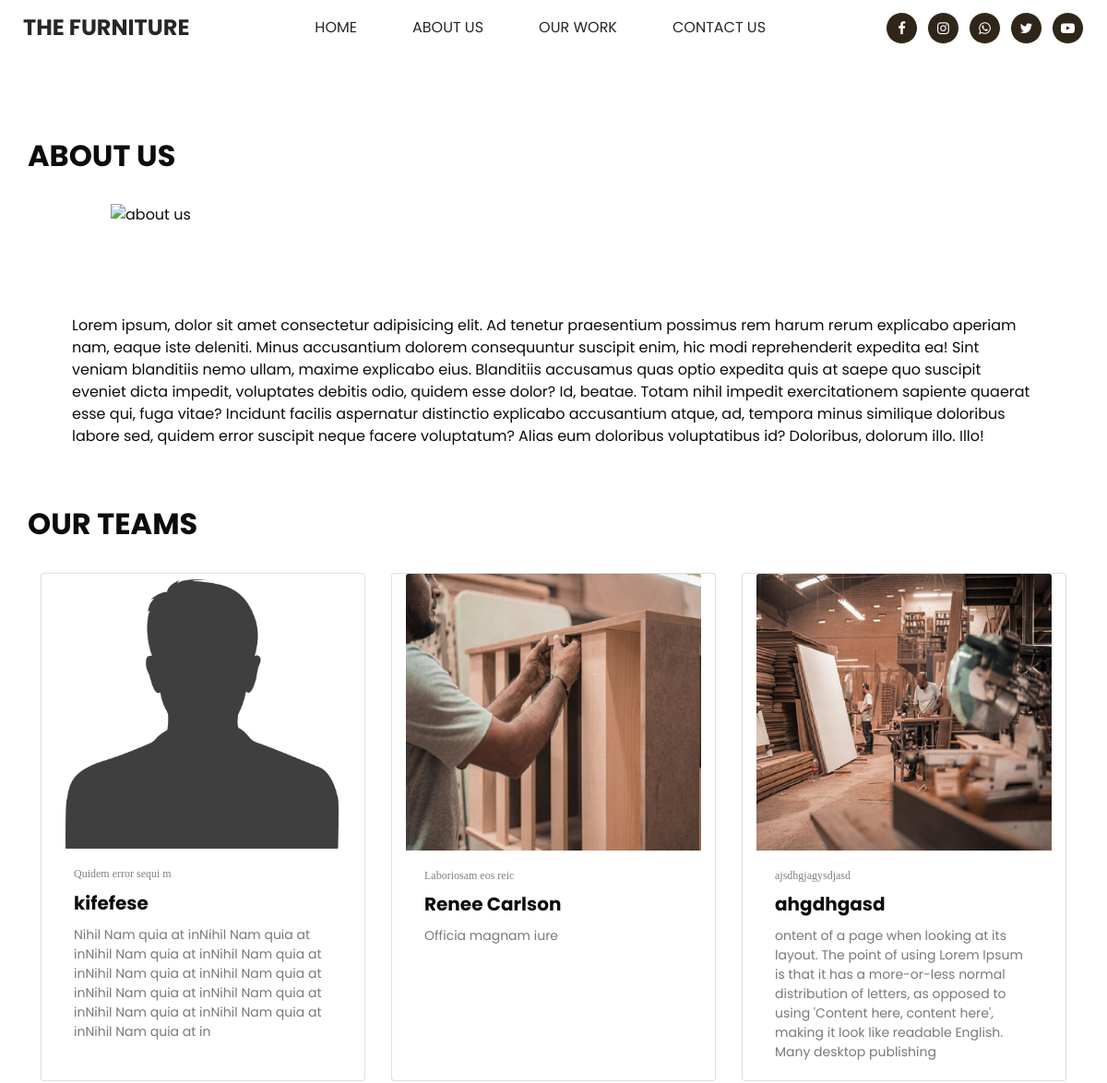
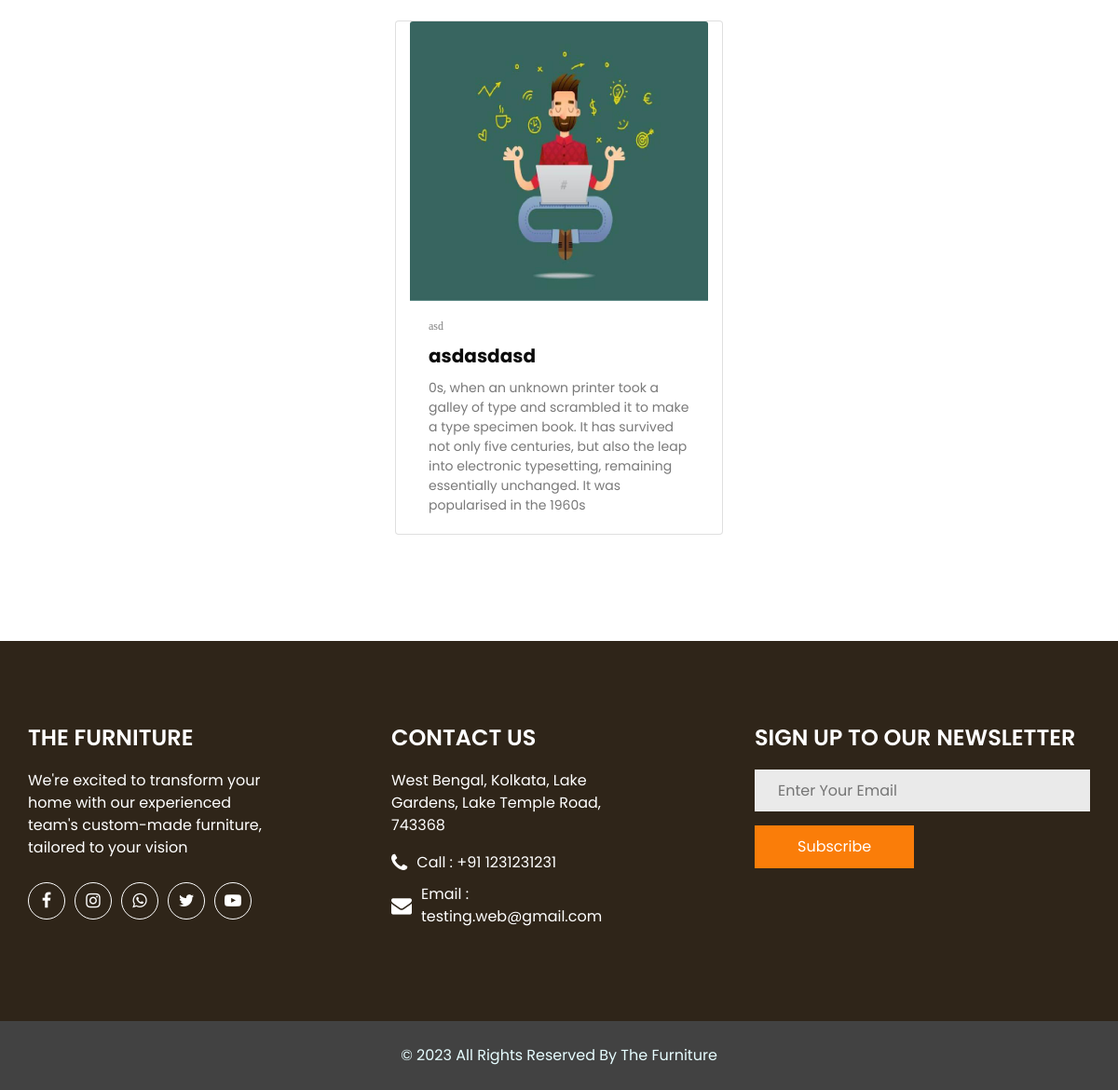
Page /about.php on the committed database (2 pictures, top to bottom).
### tables this page shows
CREATE TABLE IF NOT EXISTS `site_settings` (
  `id` int NOT NULL AUTO_INCREMENT,
  `site_name` varchar(100) NOT NULL,
  `site_title` varchar(100) NOT NULL,
  `admin_name` varchar(100) NOT NULL,
  `username` varchar(100) NOT NULL,
  `admin_pass` varchar(150) NOT NULL,
  `admin_img` varchar(100) DEFAULT NULL,
  `email` varchar(100) NOT NULL,
  `contact_email` varchar(190) DEFAULT NULL,
  `phone` int NOT NULL,
  `location` varchar(150) NOT NULL,
  `small_desc` varchar(300) DEFAULT NULL,
  `latitute` varchar(30) NOT NULL,
  `longitute` varchar(30) NOT NULL,
  `fb` varchar(100) DEFAULT NULL,
  `insta` varchar(100) DEFAULT NULL,
  `tweet` varchar(100) DEFAULT NULL,
  `youtube` varchar(100) DEFAULT NULL,
  `whattsapp` int DEFAULT NULL,
  PRIMARY KEY (`id`)
);

CREATE TABLE IF NOT EXISTS `about` (
  `id` int NOT NULL AUTO_INCREMENT,
  `image` varchar(190) DEFAULT NULL,
  `content` text NOT NULL,
  `short_content` text NOT NULL,
  PRIMARY KEY (`id`)
);

CREATE TABLE IF NOT EXISTS `teams` (
  `id` int NOT NULL AUTO_INCREMENT,
  `name` varchar(255) NOT NULL,
  `image` varchar(50) DEFAULT NULL,
  `role` varchar(100) NOT NULL,
  `description` varchar(250) NOT NULL,
  `order_by` int NOT NULL DEFAULT '50',
  `status` enum('active','inactive') NOT NULL DEFAULT 'active',
  PRIMARY KEY (`id`)
);

### about.php (the view, shortened to what this page needs)
<?php
include 'header.php';
?>
<section class="contact_section layout_padding ">
  <div class="container">
    <div class="heading_container">
      <h2>
        About Us
      </h2>
    </div>
    <div class="row">
      <div class="col-md-12">
        <img src="images/about-img" alt="about us" class="about-us-img">
        <p class="mt-5 p-5">
          <?php
          $sql = "SELECT * FROM about LIMIT 1";
          $result = mysqli_query($con, $sql);
          if ($result) {
            echo mysqli_fetch_assoc($result)['content'];
          }
          ?>
        </p>
      </div>
      <div class="col-12">
        <div class="heading_container">
          <h2>
            Our Teams
          </h2>
        </div>
        <div class="container">
          <div class="row g-5">
            <?php
            $sql = "SELECT * FROM teams WHERE status = 'active' ORDER BY order_by ASC";
            $result = mysqli_query($con, $sql);
            if ($result) {
              while ($row = mysqli_fetch_assoc($result)) {
            ?>
                <div class="card col-12 col-lg-4 col-md-5 mb-4 ml-md-auto mx-auto" style="width: 18rem;">
                  <div class="image-div" style="width:100%; overflow:hidden;">
                    <?php
                    if ($row['image'] == '' || $row['image'] == null) {
                      $image = 'admin/assets/images/Default-welcomer.png';
                    } else {
                      if (file_exists('admin/assets/images/teams/' . $row['image'])) {
                        $image = 'admin/assets/images/teams/' . $row['image'];
                      } else {
                        $image = 'admin/assets/images/Default-welcomer.png';
                      }
                    }
                    ?>
                    <img class="card-img-top" style="cursor:pointer;max-height: 300px;" src="<?php echo $image; ?>" alt="<?php echo $row['name'] ?? ''; ?>">
                  </div>
                  <div class="card-body">
                    <h5 class="card-title" style="color: gray; font-size: 12px;  font-family: verdana;"><?php echo $row['role'] ?? ''; ?></h5>
                    <h5 class="card-title"><b><?php echo $row['name'] ?? ''; ?></b></h5>
                    <p class="card-text" style="font-size:14px; color:#797979;"><?php echo $row['description'] ?? ''; ?></p>
                  </div>
                </div>
            <?php
              }
            }
            ?>
          </div>
        </div>
      </div>
    </div>
  </div>
  </div>
<?php
include 'footer.php';
?>

### header.php (shortened to what this page needs)
<?php
include('configuration.php');
$gSql = "SELECT site_title, site_name, fb, insta, tweet, youtube, small_desc, phone, latitute, longitute,  location, contact_email, whattsapp FROM site_settings LIMIT 1";
$gResult = mysqli_query($con, $gSql);
if ($gResult) {
  $globalRow = mysqli_fetch_assoc($gResult);
}
?>
<!DOCTYPE html>
<html>
<head>
  <link rel="stylesheet" type="text/css" href="css/bootstrap.css" />
  <link href="css/font-awesome.min.css" rel="stylesheet" />
  <link rel="stylesheet" href="https://cdnjs.cloudflare.com/ajax/libs/OwlCarousel2/2.3.4/assets/owl.carousel.min.css" />
  <link href="css/style.css" rel="stylesheet" />
  <link href="css/responsive.css" rel="stylesheet" />
</head>
<body>
  <div class="hero_area">
    <header class="header_section ">
      <div class="container-fluid">
        <nav class="navbar navbar-expand-lg custom_nav-container ">
          <a class="navbar-brand" href="index.php">
            <span>
              <?php echo $globalRow['site_name'] ?? "Das Furniture"; ?>
            </span>
          </a>
          <div class="collapse navbar-collapse" id="navbarSupportedContent">
            <div class="d-flex mx-auto flex-column flex-lg-row align-items-center">
              <ul class="navbar-nav  ">
                <li class="nav-item active">
                  <a class="nav-link" href="index.php">Home <span class="sr-only">(current)</span></a>
                </li>
                <li class="nav-item">
                  <a class="nav-link" href="about.php">About us</a>
                </li>
                <li class="nav-item">
                  <a class="nav-link" href="work.php"> Our Work </a>
                </li>
                <li class="nav-item">
                  <a class="nav-link" href="index.php#contact-sec">Contact Us</a>
                </li>
              </ul>
            </div>
            <div class="social_box">
              <?php
              if ($globalRow['fb'] ?? '') {
                if ($globalRow['fb'] != '') {
                  echo '
                  <a href="' . $globalRow['fb'] . '" target="_blank">
                    <i class="fa fa-facebook" aria-hidden="true"></i>
                  </a>
              ';
                }
              }
              if ($globalRow['insta'] ?? '') {
                if ($globalRow['insta'] != '') {
                  echo '
                  <a href="' . $globalRow['insta'] . '" target="_blank">
                  <i class="fa fa-instagram" aria-hidden="true"></i>
                  </a>
              ';
                }
              }
              if ($globalRow['whattsapp'] ?? '') {
                if ($globalRow['whattsapp'] != '') {
                  echo '
                  <a href="https://wa.me/' . $globalRow['whattsapp'] . '?text=Hello%20,%20I%20Have%20a%20Query%20about%20your%20company." target="_blank">
                    <i class="fa fa-whatsapp" aria-hidden="true"></i>
                  </a>
              ';
                }
              }
              if ($globalRow['tweet'] ?? '') {
                if ($globalRow['tweet'] != '') {
                  echo '
                  <a href="' . $globalRow['tweet'] . '" target="_blank">
                  <i class="fa fa-twitter" aria-hidden="true"></i>
                  </a>
              ';
                }
              }
              if ($globalRow['youtube'] ?? '') {
                if ($globalRow['youtube'] != '') {
                  echo '
                  <a href="' . $globalRow['youtube'] . '" target="_blank">
                  <i class="fa fa-youtube-play" aria-hidden="true"></i>
                  </a>
              ';
                }
              }
              ?>
            </div>
          </div>
        </nav>
      </div>
    </header>

### footer.php (shortened to what this page needs)
<section class="info_section ">
  <div class="container">
    <div class="info_top ">
      <div class="row ">
        <div class="col-sm-6 col-md-4 col-lg-3">
          <div class="info_detail">
            <a href="index.php">
              <h4>
                <?php echo $globalRow['site_name'] ?? 'Das Furniture'; ?>
              </h4>
            </a>
            <p>
              <?php echo $globalRow['small_desc'] ?? "We're excited to transform your home with our experienced team's custom-made furniture, tailored to your vision"; ?>
            </p>
            <div class="social_box">
              <?php
              if ($globalRow['fb'] ?? '') {
                if ($globalRow['fb'] != '') {
                  echo '
                  <a href="' . $globalRow['fb'] . '" target="_blank">
                    <i class="fa fa-facebook" aria-hidden="true"></i>
                  </a>
              ';
                }
              }
              if ($globalRow['insta'] ?? '') {
                if ($globalRow['insta'] != '') {
                  echo '
                  <a href="' . $globalRow['insta'] . '" target="_blank">
                  <i class="fa fa-instagram" aria-hidden="true"></i>
                  </a>
              ';
                }
              }
              if ($globalRow['whattsapp'] ?? '') {
                if ($globalRow['whattsapp'] != '') {
                  echo '
                  <a href="https://wa.me/' . $globalRow['whattsapp'] . '?text=Hello%20,%20I%20Have%20a%20Query%20about%20your%20company." target="_blank">
                    <i class="fa fa-whatsapp" aria-hidden="true"></i>
                  </a>
              ';
                }
              }
              if ($globalRow['tweet'] ?? '') {
                if ($globalRow['tweet'] != '') {
                  echo '
                  <a href="' . $globalRow['tweet'] . '" target="_blank">
                  <i class="fa fa-twitter" aria-hidden="true"></i>
                  </a>
              ';
                }
              }
              if ($globalRow['youtube'] ?? '') {
                if ($globalRow['youtube'] != '') {
                  echo '
                  <a href="' . $globalRow['youtube'] . '" target="_blank">
                  <i class="fa fa-youtube-play" aria-hidden="true"></i>
                  </a>
              ';
                }
              }
              ?>
            </div>
          </div>
        </div>
        <div class="col-sm-6 col-md-4 col-lg-3 mx-auto">
          <h4>
            Contact us
          </h4>
          <p>
            <?php echo $globalRow['location'] ?? ''; ?>
          </p>
          <div class="contact_nav">
            <a href="tel:+91 <?php echo $globalRow['phone'] ?? ''; ?>">
              <i class="fa fa-phone" aria-hidden="true"></i>
              <span>
                Call : +91 <?php echo $globalRow['phone'] ?? ''; ?>
              </span>
            </a>
            <a href="mailto:<?php echo $globalRow['contact_email'] ?? ''; ?>">
              <i class="fa fa-envelope" aria-hidden="true"></i>
              <span>
                Email : <?php echo $globalRow['contact_email']; ?>
              </span>
            </a>
          </div>
        </div>
        <div class="col-md-4">
          <div class="info_form">
            <h4>
              SIGN UP TO OUR NEWSLETTER
            </h4>
            <form action="">
              <input type="text" placeholder="Enter Your Email" />
              <button type="submit">
                Subscribe
              </button>
            </form>
          </div>
        </div>
      </div>
    </div>
  </div>
</section>
<footer class="footer_section">
  <div class="container">
    <p>
      &copy; <span id="displayYear"></span> All Rights Reserved By
      <a href="index.php"><?php echo $globalRow['site_name'] ?? 'Das Furniture'; ?></a>
    </p>
  </div>
</footer>
</body>
</html>

### css/style.css (style rules this page uses)
* { scroll-behavior: smooth; }
body { font-family: "Poppins", sans-serif; color: #0c0c0c; background-color: #ffffff; overflow-x: hidden; scroll-behavior: smooth; }
.layout_padding { padding: 90px 0; }
.heading_container { display: -webkit-box; display: -ms-flexbox; display: flex; -webkit-box-orient: vertical; -webkit-box-direction: normal; -ms-flex-direction: column; flex-direction: column; -webkit-box-align: start; -ms-flex-align: start; align-items: flex-start; }
.heading_container h2 { position: relative; font-weight: bold; text-transform: uppercase; }
.hero_area { min-height: 100vh; position: relative; display: -webkit-box; display: -ms-flexbox; display: flex; -webkit-box-orient: vertical; -webkit-box-direction: normal; -ms-flex-direction: column; flex-direction: column; }
.header_section { background-color: #ffffff; }
.header_section .container-fluid { padding-right: 25px; padding-left: 25px; }
.header_section .social_box { display: -webkit-box; display: -ms-flexbox; display: flex; }
.header_section .social_box a { display: -webkit-box; display: -ms-flexbox; display: flex; -webkit-box-pack: center; -ms-flex-pack: center; justify-content: center; -webkit-box-align: center; -ms-flex-align: center; align-items: center; border-radius: 100%; width: 35px; height: 35px; border: 1px solid #ffffff; color: #ffffff; font-size: 15px; margin-left: 10px; background-color: #2f2519; }
.custom_nav-container .navbar-nav .nav-item .nav-link { padding: 3px 15px; margin: 10px 15px; color: #272727; text-align: center; text-transform: uppercase; }
a, a:hover, a:focus { text-decoration: none; }
.navbar-brand span { font-size: 24px; font-weight: 700; color: #272727; text-transform: uppercase; }
.custom_nav-container { z-index: 99999; padding: 5px 0; }
.contact_section { position: relative; }
.contact_section .heading_container { margin-bottom: 25px; }
.contact_section .heading_container h2 { text-transform: uppercase; }
.info_section { background-color: #2f2519; color: #ffffff; padding-top: 45px; padding-bottom: 10px; }
.info_section .row>div { margin-bottom: 35px; }
.info_section .contact_nav { display: -webkit-box; display: -ms-flexbox; display: flex; -webkit-box-orient: vertical; -webkit-box-direction: normal; -ms-flex-direction: column; flex-direction: column; -webkit-box-align: start; -ms-flex-align: start; align-items: flex-start; }
.info_section .contact_nav a { -webkit-box-flex: 1; -ms-flex: 1; flex: 1; margin: 0; display: -webkit-box; display: -ms-flexbox; display: flex; -webkit-box-align: center; -ms-flex-align: center; align-items: center; color: #ffffff; margin-bottom: 10px; }
.info_section .contact_nav a i { font-size: 22px; margin-right: 10px; }
.info_section .info_top { padding: 45px 0; }
.info_section h4 { text-transform: uppercase; position: relative; margin-bottom: 20px; color: #ffffff; font-weight: 600; }
.info_section .social_box { width: 100%; display: -webkit-box; display: -ms-flexbox; display: flex; margin-top: 25px; }
.info_section .social_box a { display: -webkit-box; display: -ms-flexbox; display: flex; -webkit-box-pack: center; -ms-flex-pack: center; justify-content: center; -webkit-box-align: center; -ms-flex-align: center; align-items: center; border-radius: 100%; width: 40px; height: 40px; border: 1px solid #ffffff; color: #ffffff; font-size: 18px; margin-right: 10px; }
.info_section .info_form input { width: 100%; border: none; height: 45px; margin-bottom: 15px; padding-left: 25px; background-color: #eaeaea; outline: none; color: #101010; }
.info_section .info_form button { display: inline-block; padding: 10px 45px; background-color: #fa7d09; color: #ffffff; border-radius: 0px; border: 1px solid #fa7d09; -webkit-transition: all 0.2s; transition: all 0.2s; }
.footer_section { background: #424242; position: relative; text-align: center; }
.footer_section p { color: #e6fdff; padding: 25px 0; margin: 0; }
.footer_section p a { color: inherit; }

### css/responsive.css (style rules this page uses)
@media (min-width: 1200px) { .container { max-width: 1170px; } }

### about.php (style rules this page uses)
.about-us-img { width: 80vw; height: auto; object-fit: cover; object-position: top; display: block; margin: auto; }
.card-img-top { transition: .7s ease-in; }
.card { overflow: auto; display: inline-block; vertical-align: top; }
@media (min-width: 982px) and (max-width: 5000px) { .card { max-width: 22rem !important; } }

### rows in the picture
site_settings: site_name "THE FURNITURE", small_desc "We're excited to transform your home with our experienced team's custom-made furniture, tailored to your vision", location "West Bengal, Kolkata, Lake Gardens, Lake Temple Road, 743368", phone "1231231231", contact_email "testing.web@gmail.com", site_name "The Furniture"
about: content "Lorem ipsum, dolor sit amet consectetur adipisicing elit. Ad tenetur praesentium possimus rem harum rerum explicabo aperiam nam, eaque iste deleniti. Minus accusantium dolorem consequuntur suscipit enim, hic modi reprehenderit expedita ea! Sint veniam blanditiis nemo ullam, maxime explicabo eius. Blanditiis accusamus quas optio expedita quis at saepe quo suscipit eveniet dicta impedit, voluptates debitis odio, quidem esse dolor? Id, beatae. Totam nihil impedit exercitationem sapiente quaerat esse qui, fuga vitae? Incidunt facilis aspernatur distinctio explicabo accusantium atque, ad, tempora minus similique doloribus labore sed, quidem error suscipit neque facere voluptatum? Alias eum…"
teams: shows a picture, role "Quidem error sequi m", name "kifefese", description "Nihil Nam quia at inNihil Nam quia at inNihil Nam quia at inNihil Nam quia at inNihil Nam quia at inNihil Nam quia at inNihil Nam quia at inNihil Nam quia at inNihil Nam quia at inNihil Nam quia at inNihil Nam quia at in"
teams: image (picture), role "Laboriosam eos reic", name "Renee Carlson", description "Officia magnam iure"
teams: image+name (picture), role "ajsdhgjagysdjasd", name "ahgdhgasd", description "ontent of a page when looking at its layout. The point of using Lorem Ipsum is that it has a more-or-less normal distribution of letters, as opposed to using 'Content here, content here', making it look like readable English. Many desktop publishing"
teams: image+name (picture), role "asd", name "asdasdasd", description "0s, when an unknown printer took a galley of type and scrambled it to make a type specimen book. It has survived not only five centuries, but also the leap into electronic typesetting, remaining essentially unchanged. It was popularised in the 1960s"
